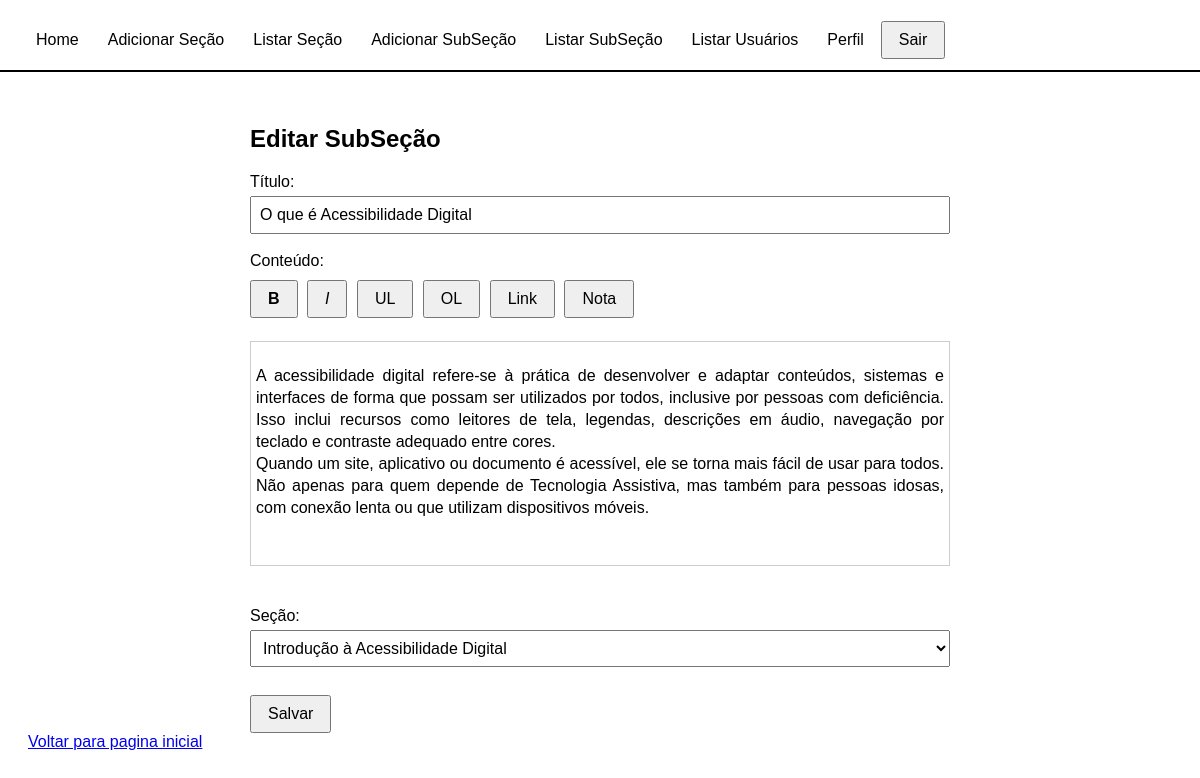
Page /View/SubSecaoEditar.php?id=56 (signed in) on the committed database.
### tables this page shows
CREATE TABLE `subsecoes` (
  `id` int(11) NOT NULL,
  `titulo` varchar(255) NOT NULL,
  `conteudo` text NOT NULL,
  `id_autor` int(11) NOT NULL,
  `id_secao` int(11) NOT NULL,
  `data_publicacao` timestamp NOT NULL DEFAULT current_timestamp(),
  `data_atualizacao` timestamp NOT NULL DEFAULT current_timestamp() ON UPDATE current_timestamp(),
  `ordem` int(11) DEFAULT 0
);

CREATE TABLE `secoes` (
  `id` int(11) NOT NULL,
  `nome` varchar(255) NOT NULL,
  `descricao` text DEFAULT NULL,
  `ordem` int(11) NOT NULL DEFAULT 0
);

### Conexao/ConexaoConfig.php (called while the page is built, shortened)
<?php
class ConexaoConfig {
	private $sgbd;
	private $host;
	private $bd;
	private $usuario;
	private $senha;
	public function __construct(){
		$iniFile = parse_ini_file(__DIR__ . "/config.ini");
		$this->sgbd = $iniFile["sgbd"];
		$this->host = $iniFile["host"];
		$this->bd = $iniFile["bd"];
		$this->usuario = $iniFile["usuario"];
		$this->senha = $iniFile["senha"];
	}
	public function getSgbd() {
		return $this->sgbd;
	}
	public function getHost() {
		return $this->host;
	}
	public function getBd() {
		return $this->bd;
	}
	public function getUsuario() {
		return $this->usuario;
	}
	public function getSenha() {
		return $this->senha;
	}
}

### Conexao/Conexao.php (called while the page is built, shortened)
<?php
include_once 'ConexaoConfig.php';
class Conexao {
    private static $conexao;
    public static function getConexao() {
    	$config = new ConexaoConfig();
    	if (!isset(self::$conexao)) {
    		self::$conexao = new PDO($config->getSgbd().":host=".$config->getHost()."; dbname=".$config->getBd().";", $config->getUsuario(), $config->getSenha());
    		self::$conexao->setAttribute(PDO::ATTR_ERRMODE, PDO::ERRMODE_EXCEPTION);
    	}
    	return self::$conexao;
    }
}
?>

### Controller/SubSecaoDAO.php (called while the page is built, shortened)
<?php
include_once __DIR__ . '/../Conexao/Conexao.php';
class SubSecaoDAO
{
    private $conexao;
    public function __construct()
    {
        $this->conexao = Conexao::getConexao();
    }
    public function buscaSecao()
    {
        $stmt = $this->conexao->prepare("SELECT id, nome FROM secoes");
        $stmt->execute();
        return $stmt->fetchAll(PDO::FETCH_ASSOC);
    }
    public function buscarSubSecaoPorId($id)
{
    $stmt = $this->conexao->prepare('SELECT * FROM subsecoes WHERE id = :id');
    $stmt->bindValue(':id', $id, PDO::PARAM_INT);
    $stmt->execute();
    return $stmt->fetch(PDO::FETCH_ASSOC);
}
}

### View/SubSecaoEditar.php (the view, shortened to what this page needs)
<?php
require_once __DIR__ . '/../Controller/SubSecaoDAO.php';
$subSecaoDAO = new SubSecaoDAO();
$subSecao = null;
$id = isset($_GET['id']) ? (int) $_GET['id'] : 0;
if ($id) {
    $subSecao = $subSecaoDAO->buscarSubSecaoPorId($id);
}
$secoes = $subSecaoDAO->buscaSecao();
?>
<!DOCTYPE html>
<html lang="pt-br">
<head>
    <link rel="stylesheet" href="../Css/editaSubSecao.css">
</head>
<body>
<?php include 'header.php'; ?>
<?php if ($subSecao): ?>
<form method="post" onsubmit="document.getElementById('conteudo_html').value = document.getElementById('editor').innerHTML;">
    <h2>Editar SubSeção</h2>
    <label for="titulo">Título:</label><br>
    <input type="text" name="titulo" id="titulo" value="<?= htmlspecialchars($subSecao['titulo']) ?>" required><br><br>
    <label for="conteudo">Conteúdo:</label><br>
    <div class="editor-buttons">
        <button type="button" onclick="execCommand('bold')" aria-label="Aplicar negrito ao texto"><b>B</b></button>
        <button type="button" onclick="execCommand('italic')" aria-label="Aplicar italico ao texto"><i>I</i></button>
        <button type="button" onclick="execCommand('insertUnorderedList')" aria-label="Aplicar lista bolinha">UL</button>
        <button type="button" onclick="execCommand('insertOrderedList')" aria-label="Aplicar lista numerada">OL</button>
        <button type="button" onclick="insertLink()" aria-label="inserir link">Link</button>
        <button type="button" onclick="insertNota()" aria-label="inserir nota">Nota</button>
    </div><br>
    <div id="editor" contenteditable="true"><?= $subSecao['conteudo'] ?></div>
    <input type="hidden" name="conteudo_html" id="conteudo_html" aria-label="Editar descrição da subseção"><br><br>
    <label for="id_secao">Seção:</label><br>
    <select name="id_secao" id="id_secao" required>
        <?php foreach ($secoes as $secao): ?>
            <option value="<?= $secao['id'] ?>" <?= ($secao['id'] == $subSecao['id_secao']) ? 'selected' : '' ?>>
                <?= htmlspecialchars($secao['nome']) ?>
            </option>
        <?php endforeach; ?>
    </select><br><br>
    <button type="submit">Salvar</button>
</form>
<?php elseif ($titulo): ?>
<p>SubSeção não encontrada.</p>
<?php endif; ?>
            <a href="Home.php" class="btn btn-link" tabindex="0">Voltar para pagina inicial</a>
</body>
</html>

### Css/editaSubSecao.css (style rules this page uses)
body { display: flex; justify-content: center; align-items: flex-start; flex-direction: column; min-height: 100vh; font-family: Arial, sans-serif; padding: 20px; }
form { max-width: 700px; width: 100%; margin: 0 auto; }
input[type="text"], select, textarea { width: 100%; padding: 8px; font-size: 1rem; box-sizing: border-box; margin-top: 5px; }
button { padding: 8px 16px; font-size: 1rem; margin-top: 10px; }
form div { margin-bottom: 5px; }

### View/SubSecaoEditar.php (style rules this page uses)
#editor { border: 1px solid #ccc; padding: 5px; min-height: 150px; }
.editor-buttons button { margin-right: 5px; cursor: pointer; }

### rows in the picture
subsecoes: titulo "O que é Acessibilidade Digital", conteudo "A acessibilidade digital refere-se à prática de desenvolver e adaptar conteúdos, sistemas e interfaces de forma que possam ser utilizados por todos, inclusive por pessoas com deficiência. Isso inclui recursos como leitores de tela, legendas, descrições em áudio, navegação por teclado e contraste adequado entre cores. Quando um site, aplicativo ou documento é acessível, ele se torna mais fácil de usar para todos. Não apenas para quem depende de Tecnologia Assistiva, mas também para pessoas idosas, com conexão lenta ou que utilizam dispositivos móveis.", id_secao "Introdução à Acessibilidade Digital"
